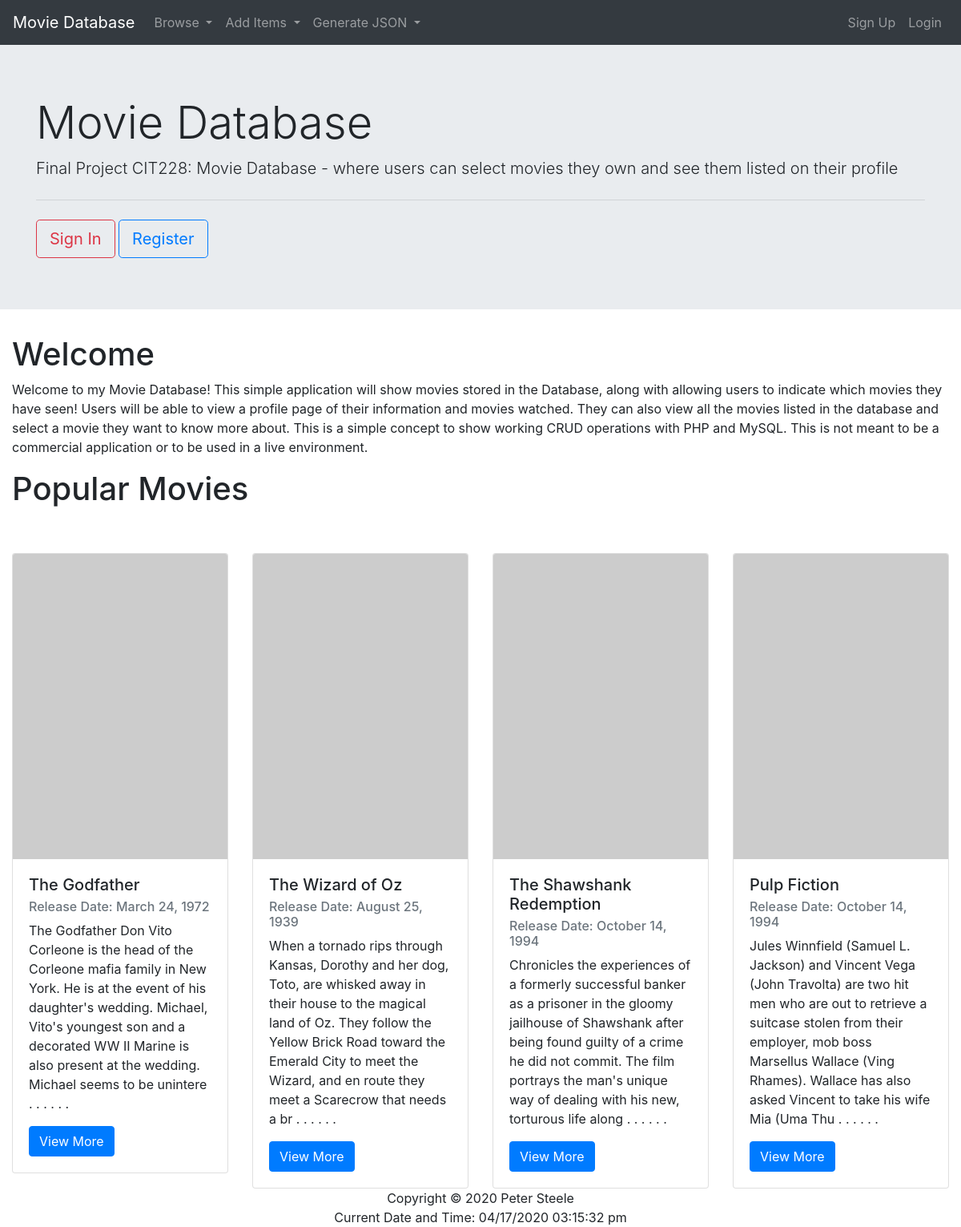
The page / on the database its author committed.
### tables this page shows
CREATE TABLE Movie (
	movie_id INT NOT NULL AUTO_INCREMENT,
	studio_id INT,
	movie_name varchar(255) NOT NULL,
	movie_release_date DATE,
	movie_description TEXT,
	movie_image_location varchar(255),
	movie_thumbnail varchar(255),
	CONSTRAINT movie_ukey UNIQUE (movie_name, studio_id),
	PRIMARY KEY (movie_id)
);

### index.php (the view, shortened to what this page needs)
<?php
require_once 'DB/db_connect.php';
?>
<!doctype html>
<html lang="en">
<head>
</head>
<body>
<div class="container-fluid">
    <div class="row">
        <div class="col">
            <h1>Welcome</h1>
            <p>Welcome to my Movie Database! This simple application will show movies stored in the Database, along with
                allowing users to indicate which movies they have seen! Users will be able to view a profile page of
                their information and movies watched. They can also view all the movies listed in the database and
                select a movie they want to know more about. This is a simple concept to show working CRUD operations
                with PHP and MySQL. This is not meant to be a commercial application or to be used in a live
                environment.</p>
        </div>
    </div>
    <div class="row">
        <div class="col-12">
            <h1>Popular Movies</h1>
        </div>
    </div>
    <div class="row">
        <?php
        $sql = 'SELECT * FROM Movie LIMIT 4';
        $result = $connection->query($sql);
        if ($result->num_rows) {
            while ($row = $result->fetch_assoc()) {
                $id = $row["movie_id"];
                $name = $row["movie_name"];
                $release_date = date('F d, Y', strtotime($row["movie_release_date"]));
                $description = $row["movie_description"];
                $thumbnail = $row["movie_thumbnail"];
                if (strlen($description) > 250) {
                    $shortened_description = substr($description, 0, 250) . ' . . . . . .';
                } else {
                    $shortened_description = $description;
                }
                echo '<div class="col-sm-12 col-md-6 col-lg-4 col-xl-3">';
                echo '<div class="card mt-5">';
                if ($thumbnail === "" || $thumbnail === NULL) {
                    echo '<img class="card-img-top" src="https://via.placeholder.com/286x406.jpg?text=Please+Upload+An+Image" alt="Placeholder Image for '.$name.'">';
                } else {
                    echo '<a href="https://cit228.pbsteele.com/FinalProject/CRUD/view/movie/viewMovie.php?id='.$id.'"><img class="card-img-top" src=" ' . $thumbnail . '" alt=" '.$name.'"></a>';
                }
                echo '<div class="card-body">';
                echo '<h5 class="card-title">' . $name . '</h5>';
                echo '<h6 class="card-subtitle mb-2 text-muted">Release Date: ' . $release_date . '</h6>';
                echo '<p class="card-text">' . $shortened_description . '</p>';
                echo '<a href="https://cit228.pbsteele.com/FinalProject/CRUD/view/movie/viewMovie.php?id=' . $id . '" class="btn btn-primary">View More</a>';
                echo '</div></div></div>';
            }
        } else {
            echo "<p>Sorry, no results were found</p>";
        }
        ?>
    </div>
</div>
<?php
require_once 'inc/footer/footer.php';
?>
</body>
</html>

### inc/footer/footer.php (shortened to what this page needs)
<div class="container-full">
    <footer class="text-center">
        Copyright © <?php echo date("Y"); ?> Peter Steele
        <br>
        Current Date and Time: <?php date_default_timezone_set("America/New_York");
        echo date("m/d/Y h:i:s a");?>
    </footer>
</div>

### rows shown on the page
movie: movie_name "The Godfather", movie_release_date "March 24, 1972", movie_description "The Godfather Don Vito Corleone is the head of the Corleone mafia family in New York. He is at the event of his daughter's wedding. Michael, Vito's youngest son and a decorated WW II Marine is also present at the wedding. Michael seems to be unintere . . . . . ."
movie: movie_name "The Wizard of Oz", movie_release_date "August 25, 1939", movie_description "When a tornado rips through Kansas, Dorothy and her dog, Toto, are whisked away in their house to the magical land of Oz. They follow the Yellow Brick Road toward the Emerald City to meet the Wizard, and en route they meet a Scarecrow that needs a br . . . . . ."
movie: movie_name "The Shawshank Redemption", movie_release_date "October 14, 1994", movie_description "Chronicles the experiences of a formerly successful banker as a prisoner in the gloomy jailhouse of Shawshank after being found guilty of a crime he did not commit. The film portrays the man's unique way of dealing with his new, torturous life along . . . . . ."
movie: movie_name "Pulp Fiction", movie_release_date "October 14, 1994", movie_description "Jules Winnfield (Samuel L. Jackson) and Vincent Vega (John Travolta) are two hit men who are out to retrieve a suitcase stolen from their employer, mob boss Marsellus Wallace (Ving Rhames). Wallace has also asked Vincent to take his wife Mia (Uma Thu . . . . . ."
